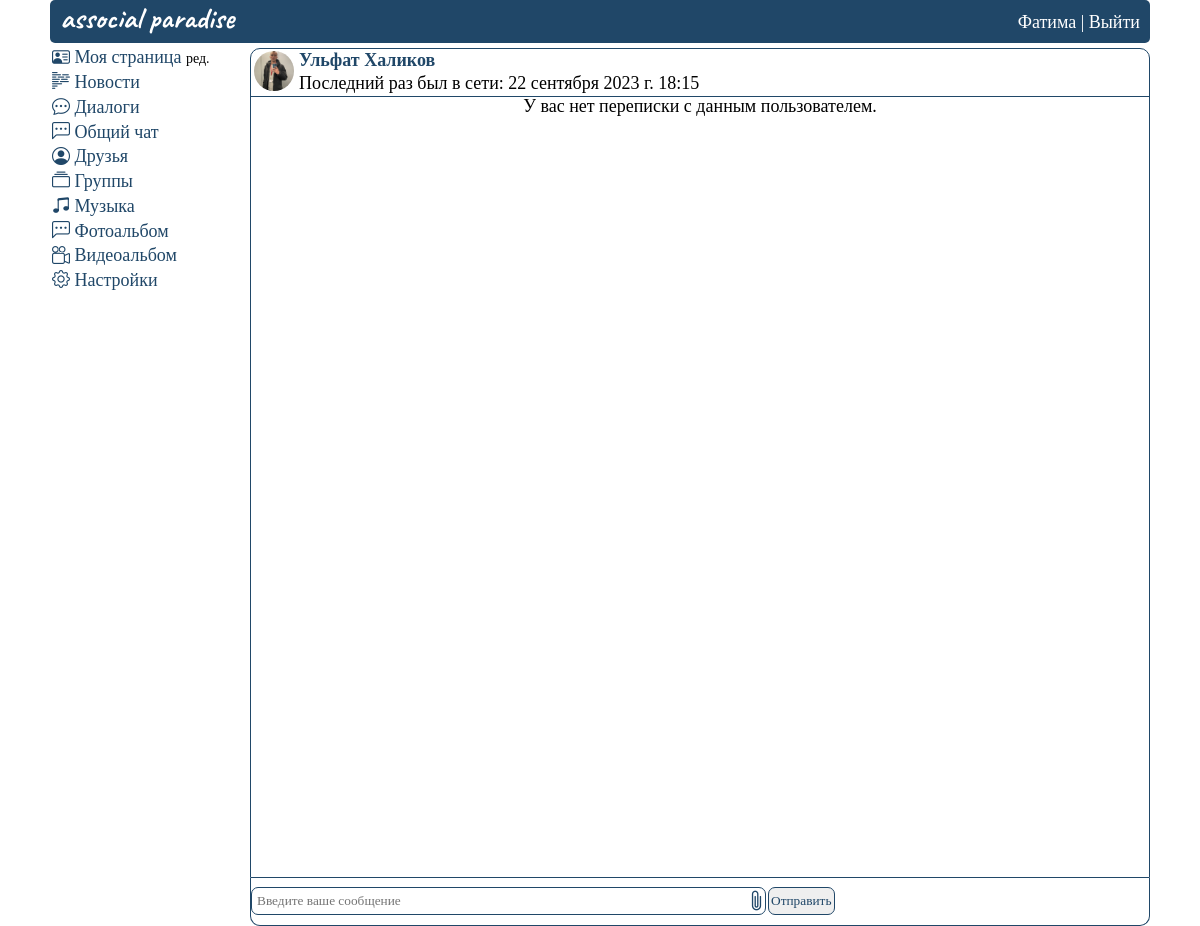
Before: /dialogues/send2 (signed in) with the older database file.
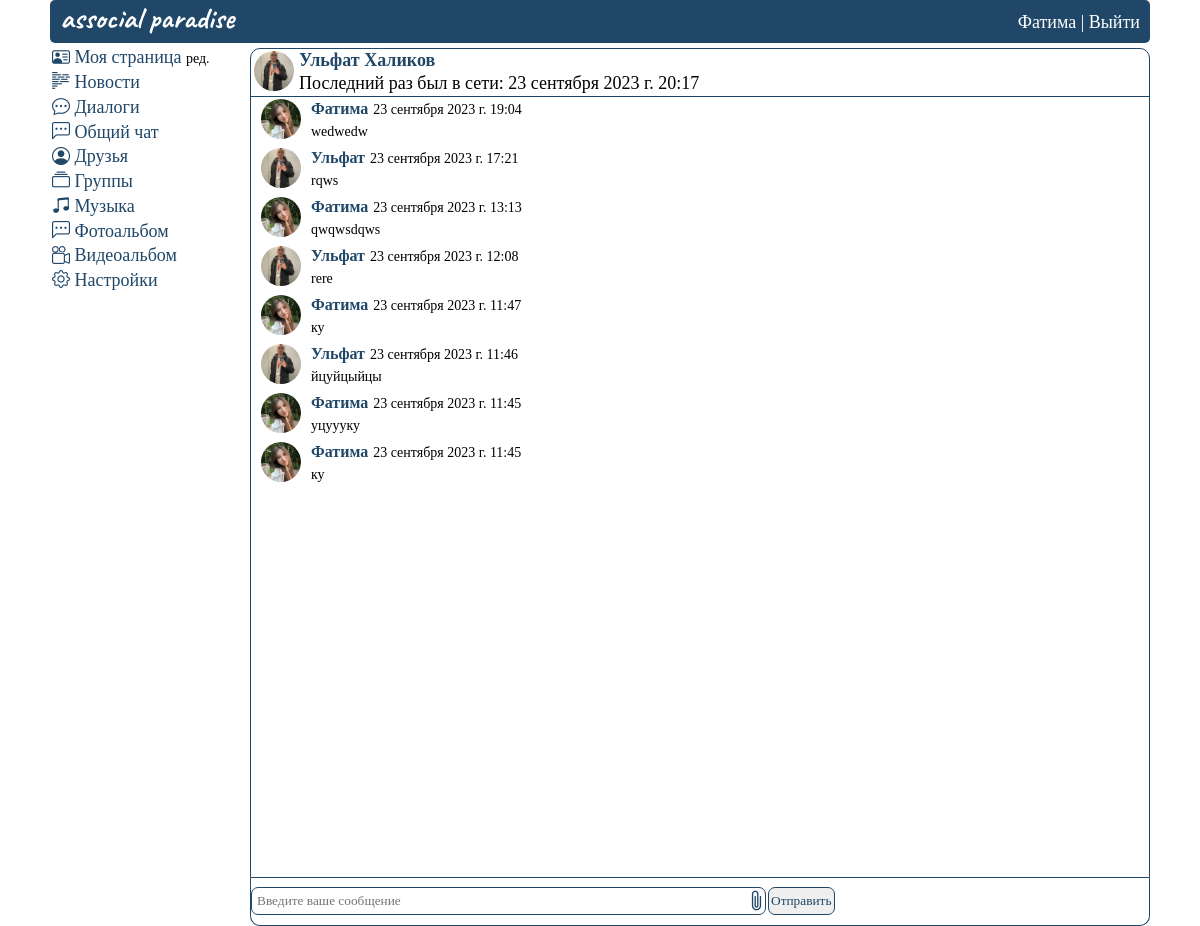
After: the same page with the newer database file.
### mysite/models.py (models this page shows, shortened)
class UserProfile(models.Model):
    ciggar_choices = [
        ('p', 'Положительное'),
        ('n', 'Отрицательное'),
    ]
    alco_choices = [
        ('p', 'Положительное'),
        ('n', 'Отрицательное'),
    ]
    gender_choices = [
        ('m', 'Мужской'),
        ('w', 'Женский'),
    ]
    religion_choices = [
        ('chr', 'Христианство'),
        ('isl', 'Ислам'),
        ('ind', 'Индуизм'),
        ('bdm', 'Буддизм'),
        ('iud', 'Иудаизм'),
        ('atm', 'Атеизм'),
    ]
    user = models.OneToOneField(User, on_delete=models.CASCADE)
    avatar = models.ImageField(
        upload_to="mysite/static/images/personal_photos/", blank=True, verbose_name='Аватарка',
        default='mysite/static/images/icons/none_avatar.png')
    first_name = models.CharField(max_length=20, blank=True, null=True, verbose_name='Имя')
    last_name = models.CharField(max_length=20, blank=True, null=True, verbose_name='Фамилия')
    birthdate = models.DateField(blank=True, null=True, verbose_name='Дата рождения')
    gender = models.CharField(max_length=1, blank=True, null=True, choices=gender_choices, verbose_name='Пол')
    hometown = models.CharField(max_length=30, blank=True, null=True, verbose_name='Родной город')
    fav_music = models.CharField(max_length=30, blank=True, null=True, verbose_name='Любимая музыка')
    fav_movies = models.CharField(max_length=30, blank=True, null=True, verbose_name='Любимые фильмы')
    fav_quotes = models.CharField(max_length=30, blank=True, null=True, verbose_name='Любимые цитаты')
    ciggar = models.CharField(max_length=1, blank=True, null=True, choices=ciggar_choices,
                              verbose_name='Отношение к курению')
    alco = models.CharField(max_length=1, blank=True, null=True, choices=alco_choices,
                            verbose_name='Отношение к алкоголю')
    religion = models.CharField(max_length=3, blank=True, null=True, choices=religion_choices, verbose_name='Религия')
    about = models.TextField(max_length=500, blank=True, null=True, verbose_name='О себе')
    plink = models.CharField(max_length=10, blank=True, null=True, verbose_name='Короткая ссылка')
    telegram = models.CharField(max_length=30, blank=True, null=True, verbose_name='Telegram')
    instagram = models.CharField(max_length=30, blank=True, null=True, verbose_name='Instagram')
    email = models.EmailField(max_length=30, blank=True, null=True, verbose_name='Почта')
    phone = models.CharField(max_length=12, blank=True, null=True, verbose_name='Телефон')
    class Meta:
        verbose_name_plural = 'Информация о пользователях'

class Dialogs(models.Model):
    user_sender = models.ForeignKey(User, on_delete=models.CASCADE)
    user_recipient_id = models.TextField(max_length=1000, blank=True, null=True)
    private_message = models.TextField(max_length=1000, blank=True, null=True)
    was_read = models.BooleanField(blank=True, null=True, default=False)
    private_img = models.ImageField(
        upload_to="mysite/static/images/dialog_photos/", blank=True)
    time_create = models.DateTimeField(auto_now_add=True)
    time_update = models.DateTimeField(auto_now=True)
    class Meta:
        verbose_name_plural = 'Состав диалога'

### mysite/views.py (the view, shortened to what this page needs)
# urls.py: path('dialogues/send<int:pk>', viewDialogues, name='viewDialogues'),
@login_required(login_url='home')
def viewDialogues(request, pk):
    clean_id = re.findall(r'\d+', request.path)  # Получение id пользователя
    userid = getAuthUser(request)
    personal_data = getUser(userid)
    form = DialogsForm()
    allDialogues = getAllMessages(userid)
    unread_messages = calculation_unread(allDialogues, userid)
    dialogues = Dialogs.objects.raw(
        f'select * from mysite_dialogs di join mysite_userprofile up on di.user_sender_id = up.user_id where di.user_sender_id = {clean_id[0]} and di.user_recipient_id = {userid} or di.user_sender_id = {userid} and di.user_recipient_id = {clean_id[0]} order by di.time_create desc')
    user_info = UserProfile.objects.raw(
        f'select * from mysite_userprofile up join auth_user au on au.id = up.user_id where up.user_id = {clean_id[0]}')
    try:
        dialogObj = HaveDialog.objects.get(user_sender_id=clean_id[0], user_recipient_id=userid,
                                           last_sender=clean_id[0])
        dialogObj.status_message = 1
        if dialogObj:
            dialogObj2 = HaveDialog.objects.get(user_sender_id=userid, user_recipient_id=clean_id[0],
                                                last_sender=clean_id[0])
            dialogObj2.status_message = 1
            dialogObj2.save()
        dialogObj.save()
    except:
        pass
    data = {
        'allDialogues': allDialogues,
        'unread_messages': unread_messages,
        'userid': userid,
        'dialogues': dialogues,
        'form': form,
        'user_info': user_info,
        'personal_data': personal_data
    }
    return render(request, 'viewDialogues.html', data)

### mysite/forms.py
class DialogsForm(ModelForm):
    class Meta:
        model = Dialogs
        fields = ['private_message', 'private_img']
        widgets = {
            "private_message": TextInput(attrs={
                'placeholder': 'Введите ваше сообщение',
                'autofocus': True,
            }),
            "private_img": FileInput(attrs={
                'style': 'display:none',
            })
        }

### mysite/views.py (called while the page is built)
def getAuthUser(request):
    return request.session.get('is_auth', False)

def getUser(userid):
    return UserProfile.objects.get(user_id=userid)

def calculation_unread(messages, userid):
    msg = 0
    for i in messages:
        if i.status_message == 0 and int(i.last_sender) != userid:
            msg += 1
    return msg

### mysite/templates/viewDialogues.html (shortened to what this page needs)
{%extends 'base.html'%}
{% load static %}
{%block content%}
    <div class="wrapper_users">
    {% include "header.html" %}
    <div class="rows_user">
        <div class="col1_user">
            {% include "menu.html" %}
        </div>
        <div class="col2_user">
            <div class="dialogs__content2">
                <div class="dialogs__items">
                    {% for row in user_info %}
                    <div class="user__info">
                        <div class="user__info__row">
                            <div class="user__name_photo">
                                <a href="{% url 'viewUser' row.id %}"><img src="{% static row.avatar|cut:'mysite/static' %}" class="img"></a>
                            </div>
                            <div class="user__name">
                                <div class="user__first_name">
                                    <a href="{% url 'viewUser' row.id %}">{{ row.first_name }} {{ row.last_name }}</a>
                                </div>
                                <div class="user__time">
                                    {% if row.last_login %}Последний раз был в сети: {{ row.last_login }} {% else %} Данный пользователь еще не появлялся в сети.{% endif %}
                                </div>
                            </div>
                        </div>
                    </div>
                    {% endfor %}
                    {% if dialogues %}
                    {% for item in dialogues %}
                    <div class="dialogs__item">
                        <div class="dialogs__info">
                            <div class="dialogs__image">
                                <a href="{% url 'viewUser' item.user_sender_id %}"><img class="img" src="{% static item.avatar|cut:'mysite/static' %}"></a>
                            </div>
                            <div class="dialogs__sender">
                                <a href="{% url 'viewUser' item.user_sender_id %}" class=''>{{ item.first_name }}</a><span class="dialogs__time">{{ item.time_create }}</span>
                                <div class="dialog__message">
                                    {{ item.private_message }}
                                </div>
                            </div>
                        </div>
                    </div>
                    {% endfor %}
                    {% else %}
                    <div class="none_dialogs">
                        <span>У вас нет переписки с данным пользователем.</span>
                    </div>
                    {% endif %}
                </div>
            </div>
            <div class="dialog_form">
                <form method="post" enctype="multipart/form-data">
                    <div class="flex_obj">
                      <div class="wall_form">
                        {{ form.private_message }}
                      </div>
                        <label for="id_private_img" class='clip_icon bi bi-paperclip' style='font-size: 1.5rem; color: #204768;'></label>
                        <div class="wall_form_button">
                            <button type="submit">Отправить</button>
                        </div>
                </form>
            </div>
        </div>
    </div>
{%endblock%}

Changed rows visible on the page:
changed UserProfile "Ульфат": last_login "22 сентября 2023 г. 18:15" → "23 сентября 2023 г. 20:17"
added Dialogs: first_name "Фатима", time_create "23 сентября 2023 г. 19:04", private_message "wedwedw"
added Dialogs: first_name "Ульфат", time_create "23 сентября 2023 г. 17:21", private_message "rqws"
added Dialogs: first_name "Фатима", time_create "23 сентября 2023 г. 13:13", private_message "qwqwsdqws"
added Dialogs: first_name "Ульфат", time_create "23 сентября 2023 г. 12:08", private_message "rere"
added Dialogs: first_name "Фатима", time_create "23 сентября 2023 г. 11:47", private_message "ку"
added Dialogs: first_name "Ульфат", time_create "23 сентября 2023 г. 11:46", private_message "йцуйцыйцы"
added Dialogs: first_name "Фатима", time_create "23 сентября 2023 г. 11:45", private_message "уцуууку"
added Dialogs: first_name "Фатима", time_create "23 сентября 2023 г. 11:45", private_message "ку"
Other visible differences:
text no longer shown: "У вас нет переписки с данным пользователем."
